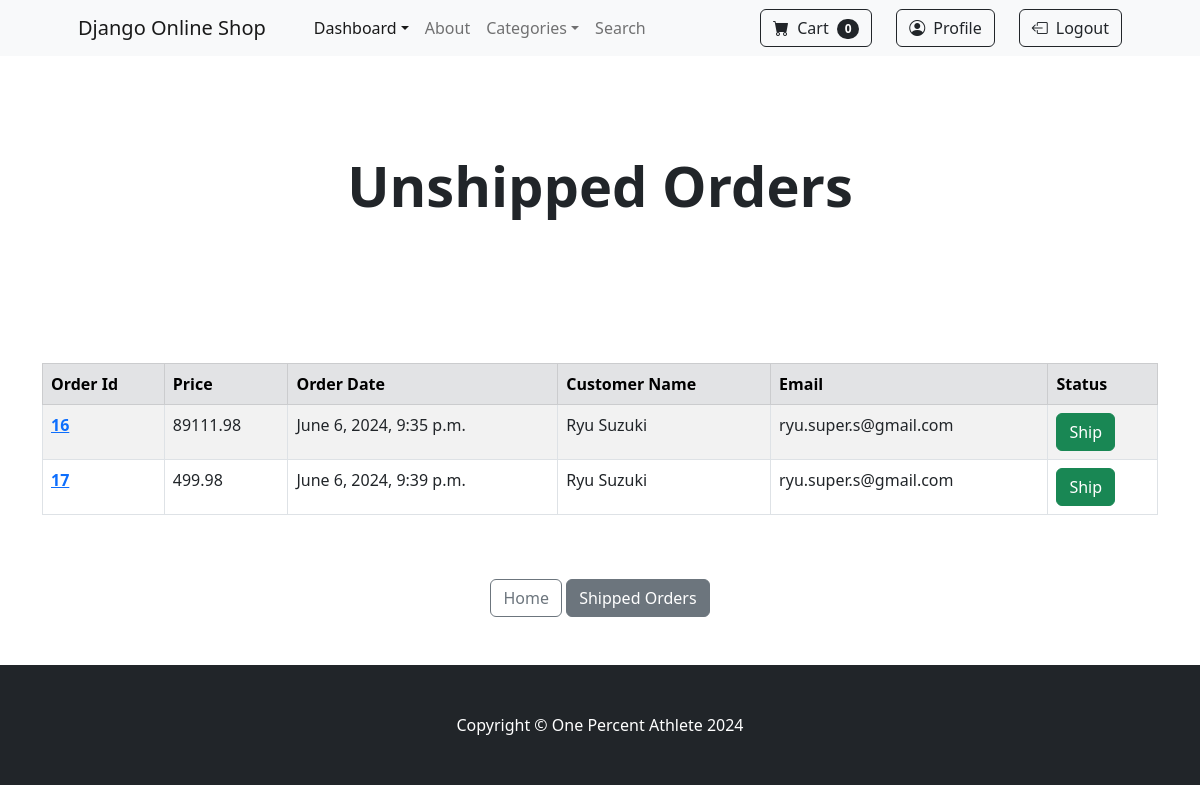
The page /payment/unshipped_items (signed in) on the database as committed earlier.
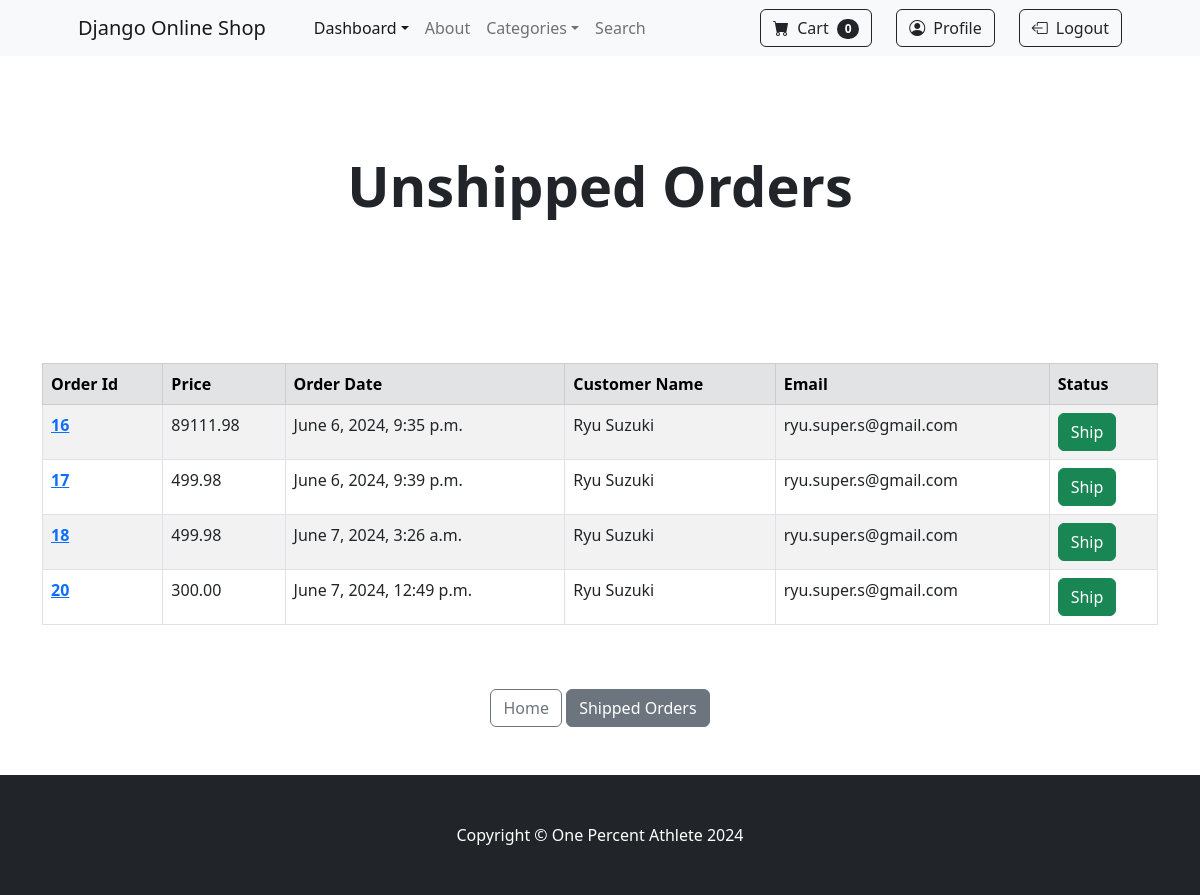
The same page on the database as committed later.
### payment/models.py (models this page shows, shortened)
class Order(models.Model):
    user = models.ForeignKey(User, on_delete=models.CASCADE, blank=True, null=True)
    full_name = models.CharField(max_length=250)
    email = models.EmailField(max_length=250)
    shipping_address = models.TextField(max_length=15000)
    amount_paid = models.DecimalField(max_digits=10, decimal_places=2)
    date_ordered = models.DateTimeField(auto_now_add=True)
    shipped = models.BooleanField(default=False)
    date_shipped = models.DateTimeField(blank=True, null=True)

### payment/views.py (the view, shortened to what this page needs)
# urls.py: path('unshipped_items', views.unshipped_items, name="unshipped_items"),
def unshipped_items(request):
    if request.user.is_authenticated and request.user.is_superuser:
        orders = Order.objects.filter(shipped=False)
        return render(request, "payment/unshipped_items.html", {"orders":orders})
    else:
        messages.success(request, "Access Denied...")
        return redirect("home")

### cart/cart.py (called while the page is built)
    def __len__(self):
        return len(self.cart)

### cart/context_processors.py (called while the page is built)
def cart(request):
    return {"cart": Cart(request)}

### payment/templates/payment/unshipped_items.html (shortened to what this page needs)
{% extends 'base.html' %}
{% block content %}
<header class="py-5">
    <div class="container px-4 px-lg-5 my-5">
        <div class="text-center text-dark">
            <h1 class="display-4 fw-bolder">Unshipped Orders</h1>
        </div>
    </div>
</header>
<br><br>
<div class="container">
    <table class="table table-striped table-hover table-bordered">
        <thead class="table-secondary">
          <tr>
            <th scope="col">Order Id</th>
            <th scope="col">Price</th>
            <th scope="col">Order Date</th>
            <th scope="col">Customer Name</th>
            <th scope="col">Email</th>
            <th scope="col">Status</th>
          </tr>
        </thead>
        <tbody>
            {% for order in orders %}
            <tr>
                <th scope="row">
                    <a href="{% url 'orders' order.id %}">
                    {{ order.id }}
                    </a>
                </th>
                <td>{{ order.amount_paid }}</td>
                <td>{{ order.date_ordered }}</td>
                <td>{{ order.full_name }}</td>
                <td>{{ order.email }}</td>
                <td>
                    <form method="post">
                        <button type="submit" class="btn btn-success btn-small">Ship</button>
                    </form>
                </td>
            </tr>
            {% endfor %}
        </tbody>
      </table>
</div>
<br><br>
<center>
    <a class="btn btn-outline-secondary" href="{% url 'home' %}">Home</a>
    <a class="btn btn-secondary" href="{% url 'shipped_items' %}">Shipped Orders</a>
</center>
<br><br>
{% endblock %}

### store/templates/base.html (shortened to what this page needs)
{% load static %}
<!DOCTYPE html>
<html lang="en">
    <head>
        <link href="https://cdn.jsdelivr.net/npm/bootstrap-icons@1.5.0/font/bootstrap-icons.css" rel="stylesheet" />
        <link href="{% static 'css/styles.css' %}" rel="stylesheet" />
    </head>
    <body>
        {% include 'navbar.html' %}
        {% block content %}
        {% endblock %}
        <footer class="py-5 bg-dark">
            <div class="container"><p class="m-0 text-center text-white">Copyright &copy; One Percent Athlete 2024</p></div>
        </footer>
    </body>
</html>

### store/templates/navbar.html (shortened to what this page needs)
<nav class="navbar navbar-expand-lg navbar-light bg-light">
    <div class="container px-4 px-lg-5">
        <a class="navbar-brand" href="{% url 'home' %}">Django Online Shop</a>
        <div class="collapse navbar-collapse" id="navbarSupportedContent">
            <ul class="navbar-nav me-auto mb-2 mb-lg-0 ms-lg-4">
                {% if user.is_superuser %}
                <li class="nav-item dropdown">
                    <a class="nav-link active dropdown-toggle" id="navbarDropdown" href="#" role="button" data-bs-toggle="dropdown" aria-expanded="false">Dashboard</a>
                </li>
                {% else %}
                    <li class="nav-item"><a class="nav-link active" aria-current="page" href="{% url 'home' %}">Home</a></li>
                {% endif %}
                <li class="nav-item"><a class="nav-link" href="{% url 'about' %}">About</a></li>
                <li class="nav-item dropdown">
                    <a class="nav-link dropdown-toggle" id="navbarDropdown" href="#" role="button" data-bs-toggle="dropdown" aria-expanded="false">Categories</a>
                </li>
                <li class="nav-item"><a class="nav-link" href="{% url 'search' %}">Search</a></li>
            </ul>
            <form class="d-flex mb-2 mb-lg-0 ms-lg-4">
                <a class="btn btn-outline-dark" href="{% url 'cart_summary' %}">
                    <i class="bi-cart-fill me-1"></i>
                    Cart
                    <span class="badge bg-dark text-white ms-1 rounded-pill" id="cart-quantity">{{ cart|length }}</span>
                </a>
            </form>
            {% if user.is_authenticated %}
                <a class="btn btn-outline-dark mb-2 mb-lg-0 ms-lg-4" href="{% url 'update_user' user.id %}"><i class="bi bi-person-circle me-2"></i>Profile</a><br>
                <a class="btn btn-outline-dark mb-2 mb-lg-0 ms-lg-4" href="{% url 'logout' %}"><i class="bi bi-box-arrow-left me-2"></i>Logout</a>
            {% else %}
                <a class="btn btn-outline-dark mb-2 mb-lg-0 ms-lg-4" href="{% url 'register' %}"><i class="bi bi-door-open me-2"></i>Register</a><br>
                <a class="btn btn-outline-dark mb-2 mb-lg-0 ms-lg-4" href="{% url 'login' %}"><i class="bi bi-box-arrow-in-right me-2"></i>Login</a>
            {% endif %}
        </div>
    </div>
</nav>

Rows that differ between the two databases and show on the page:
added Order: id "18", amount_paid "499.98", date_ordered "June 7, 2024, 3:26 a.m.", full_name "Ryu Suzuki", email "ryu.super.s@gmail.com"
added Order: id "20", amount_paid "300.00", date_ordered "June 7, 2024, 12:49 p.m.", full_name "Ryu Suzuki", email "ryu.super.s@gmail.com"
